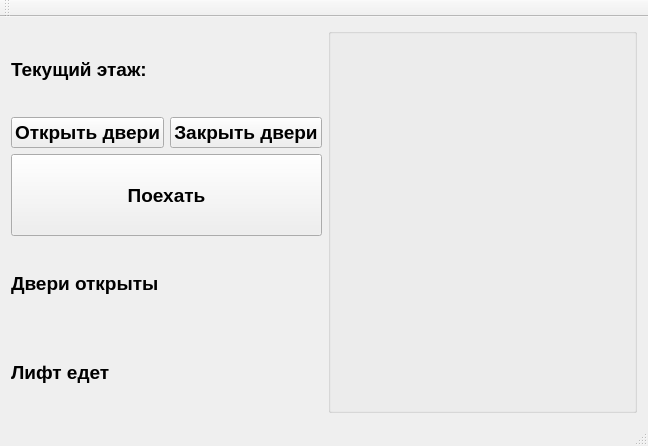
<?xml version="1.0" encoding="UTF-8"?>
<ui version="4.0">
 <class>MainWindow</class>
 <widget class="QMainWindow" name="MainWindow">
  <property name="geometry">
   <rect>
    <x>0</x>
    <y>0</y>
    <width>648</width>
    <height>446</height>
   </rect>
  </property>
  <property name="windowTitle">
   <string>MainWindow</string>
  </property>
  <widget class="QWidget" name="centralWidget">
   <layout class="QHBoxLayout" name="horizontalLayout_2">
    <item>
     <layout class="QVBoxLayout" name="verticalLayout_2">
      <item>
       <widget class="QLabel" name="lCurrentFloor">
        <property name="font">
         <font>
          <pointsize>14</pointsize>
          <weight>75</weight>
          <bold>true</bold>
         </font>
        </property>
        <property name="text">
         <string>Текущий этаж:</string>
        </property>
       </widget>
      </item>
      <item>
       <layout class="QHBoxLayout" name="horizontalLayout">
        <item>
         <widget class="QPushButton" name="btnOpenDoors">
          <property name="font">
           <font>
            <pointsize>14</pointsize>
            <weight>75</weight>
            <bold>true</bold>
           </font>
          </property>
          <property name="text">
           <string>Открыть двери</string>
          </property>
         </widget>
        </item>
        <item>
         <widget class="QPushButton" name="btnCloseDoors">
          <property name="font">
           <font>
            <pointsize>14</pointsize>
            <weight>75</weight>
            <bold>true</bold>
           </font>
          </property>
          <property name="text">
           <string>Закрыть двери</string>
          </property>
         </widget>
        </item>
       </layout>
      </item>
      <item>
       <widget class="QPushButton" name="btnGo">
        <property name="sizePolicy">
         <sizepolicy hsizetype="Minimum" vsizetype="Preferred">
          <horstretch>0</horstretch>
          <verstretch>0</verstretch>
         </sizepolicy>
        </property>
        <property name="font">
         <font>
          <pointsize>14</pointsize>
          <weight>75</weight>
          <bold>true</bold>
         </font>
        </property>
        <property name="text">
         <string>Поехать</string>
        </property>
       </widget>
      </item>
      <item>
       <widget class="QLabel" name="lDoorsOpen">
        <property name="font">
         <font>
          <pointsize>14</pointsize>
          <weight>75</weight>
          <bold>true</bold>
         </font>
        </property>
        <property name="text">
         <string>Двери открыты</string>
        </property>
       </widget>
      </item>
      <item>
       <widget class="QLabel" name="lMoving">
        <property name="font">
         <font>
          <pointsize>14</pointsize>
          <weight>75</weight>
          <bold>true</bold>
         </font>
        </property>
        <property name="text">
         <string>Лифт едет</string>
        </property>
       </widget>
      </item>
     </layout>
    </item>
    <item>
     <layout class="QVBoxLayout" name="vlButtons">
      <item>
       <widget class="QGroupBox" name="groupBox">
        <property name="font">
         <font>
          <pointsize>20</pointsize>
          <weight>50</weight>
          <bold>false</bold>
         </font>
        </property>
        <property name="title">
         <string/>
        </property>
        <layout class="QHBoxLayout" name="horizontalLayout_3">
         <item>
          <layout class="QVBoxLayout" name="vlButtonsLeft"/>
         </item>
         <item>
          <layout class="QVBoxLayout" name="vlButtonsRight_2"/>
         </item>
        </layout>
       </widget>
      </item>
     </layout>
    </item>
   </layout>
  </widget>
  <widget class="QMenuBar" name="menuBar">
   <property name="geometry">
    <rect>
     <x>0</x>
     <y>0</y>
     <width>648</width>
     <height>20</height>
    </rect>
   </property>
  </widget>
  <widget class="QToolBar" name="mainToolBar">
   <attribute name="toolBarArea">
    <enum>TopToolBarArea</enum>
   </attribute>
   <attribute name="toolBarBreak">
    <bool>false</bool>
   </attribute>
  </widget>
  <widget class="QStatusBar" name="statusBar"/>
 </widget>
 <layoutdefault spacing="6" margin="11"/>
 <resources/>
 <connections/>
</ui>
